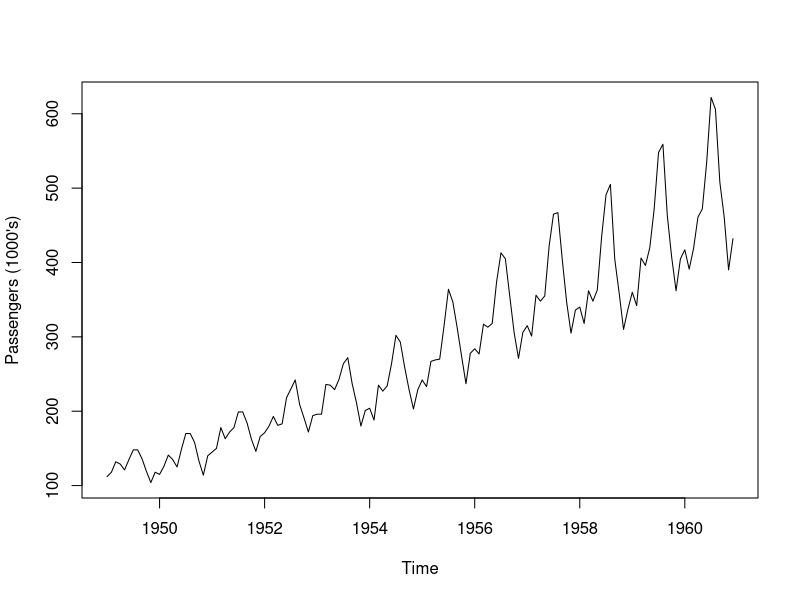

R code for this plot:
## ---- chunk 1
knitr::opts_chunk$set(echo = TRUE)
## ---- chunk 2
data(AirPassengers)
AP <- AirPassengers
AP
## ---- chunk 3
class(AP)
start(AP); end(AP); frequency(AP)
## ---- chunk 4
summary(AP)
## ---- chunk 5
plot(AP, ylab = "Passengers (1000's)")
## ---- chunk 6

